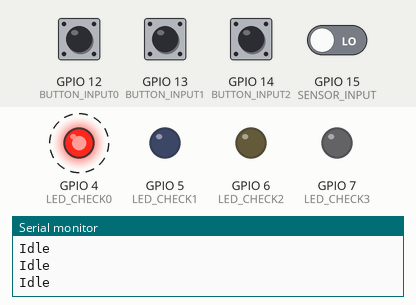
A sketch run on a simulated ESP32-S2. On the bench: output pins drawn as LEDs (lit = HIGH), the last lines printed to the serial monitor. Dashed ring = blinking. Inputs (shaded band) come from the test bench; at power-on: GPIO 12 (BUTTON_INPUT0), GPIO 13 (BUTTON_INPUT1), GPIO 14 (BUTTON_INPUT2) HIGH, GPIO 15 (SENSOR_INPUT) LOW.

Above: at 3.85 s.
3.9 s: GPIO 12 (BUTTON_INPUT0) pulled LOW for 1.3 s
At 4.05 s:
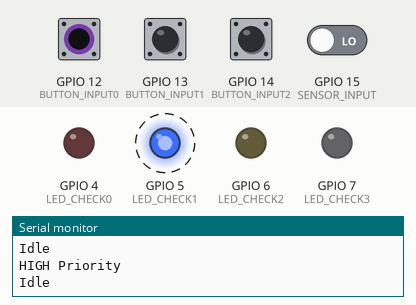
7.4 s: GPIO 13 (BUTTON_INPUT1) pulled LOW for 1.3 s
At 8.05 s:
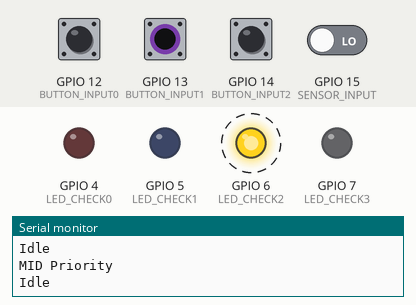
10.9 s: GPIO 14 (BUTTON_INPUT2) pulled LOW for 1.3 s
At 11.05 s:
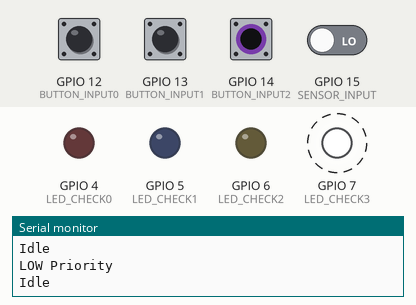
Timing chart, 0 to 18.9 s (numbered marks = the images above; inputs shaded):
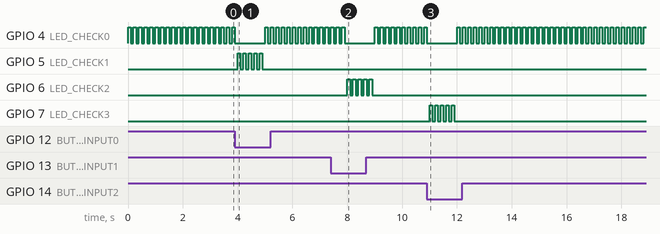

Measured:
- after the input at 3.9 s, GPIO 5 (LED_CHECK1): alternates HIGH for 0.10 s and LOW for 0.10 s, 10 changes in all, then stays LOW, starting after 0.10 s
- after the input at 7.4 s, GPIO 6 (LED_CHECK2): alternates HIGH for 0.10 s and LOW for 0.10 s, 10 changes in all, then stays LOW, starting after 0.61 s
- after the input at 10.9 s, GPIO 7 (LED_CHECK3): alternates HIGH for 0.10 s and LOW for 0.10 s, 10 changes in all, then stays LOW, starting after 0.11 s
- by itself, GPIO 4 (LED_CHECK0): repeats every 0.20 s: HIGH 0.10 s, LOW 0.10 s

The sketch:

lab1.ino
```cpp
/**
 * @file main.ino
 * @brief Demonstracija rada s višestrukim prekidima i prioritetima
 *
 * Sustav implementira:
 * - tri tipkala s različitim prioritetima (HIGH, MID, LOW)
 * - periodički timer prekid
 * - senzor (digitalni ulaz)
 *
 * Prekidi postavljaju zastavice koje se obrađuju u glavnoj petlji.
 * Prioriteti se implementiraju softverski u funkciji handleInterrupts().
 *
 * @author
 * @date 2026
 */

/** @name LED pinovi */
//@{
#define LED_CHECK0 4
#define LED_CHECK1 5
#define LED_CHECK2 6
#define LED_CHECK3 7
//@}

/** @name Ulazni pinovi */
//@{
#define BUTTON_INPUT0 12 ///< Tipkalo - visoki prioritet
#define BUTTON_INPUT1 13 ///< Tipkalo - srednji prioritet
#define BUTTON_INPUT2 14 ///< Tipkalo - niski prioritet
#define SENSOR_INPUT 15  ///< PIR senzor
//@}

/**
 * @brief Zastavice za obradu prekida
 *
 * Svaki indeks predstavlja jedan izvor prekida:
 * 0 - HIGH, 1 - MID, 2 - LOW
 */
volatile bool actionFlag[3] = {false, false, false};

/**
 * @brief Vrijeme zadnjeg prekida za debounce
 */
volatile unsigned long lastInterruptTime[3] = {0, 0, 0};

/// Zadnje vrijeme aktivacije timera
volatile unsigned long lastTimerTime = 0;

/// Interval blinkanja LED-a (ms)
const unsigned long BLINK_INTERVAL = 100;

/// Debounce vrijeme za tipkala (ms)
const int DEBOUNCE_DELAY = 50;

/// Period timera (ms)
const int TIMER_DELAY = 1000;

/// Trajanje LED indikacije (ms)
const int LED_DURATION = 1000;

/**
 * @brief Oznaka da je obrada prekida u tijeku
 *
 * Koristi se za sprječavanje konflikata između ISR i glavne petlje.
 */
volatile bool interruptInProgress = false;

/**
 * Timer handler i zastavica za označavanje da se obraduje timer prekid
 */
hw_timer_t *timer = NULL;
volatile bool timerFlag = false;

/**
 * @brief Timer ISR
 *
 * Aktivira se periodički i postavlja zastavicu za obradu senzora.
 */
void IRAM_ATTR onTimer() {
  timerFlag = true;
}

/**
 * @brief Inicijalizacija sustava
 *
 * Postavlja:
 * - pinove
 * - tipkala
 * - prekide za tipkala
 * - timer prekid
 * - serijsku komunikaciju
 */
void setup() {
  pinMode(LED_CHECK0, OUTPUT);
  pinMode(LED_CHECK1, OUTPUT);
  pinMode(LED_CHECK2, OUTPUT);
  pinMode(LED_CHECK3, OUTPUT);

  pinMode(BUTTON_INPUT0, INPUT_PULLUP);
  pinMode(BUTTON_INPUT1, INPUT_PULLUP);
  pinMode(BUTTON_INPUT2, INPUT_PULLUP);

  pinMode(SENSOR_INPUT, INPUT);

  attachInterrupt(digitalPinToInterrupt(BUTTON_INPUT0), HIGH_INTERRUPT, FALLING);
  attachInterrupt(digitalPinToInterrupt(BUTTON_INPUT1), MID_INTERRUPT, FALLING);
  attachInterrupt(digitalPinToInterrupt(BUTTON_INPUT2), LOW_INTERRUPT, FALLING);

  timer = timerBegin(1000);

  timerAttachInterrupt(timer, &onTimer);
  timerAlarm(timer, TIMER_DELAY, true, 0);

  Serial.begin(9600);
  Serial.println("Start");
}

/**
 * @brief Glavna petlja programa
 *
 * Redoslijed:
 * 1. Obrada timer događaja (senzor) ukoliko je zastavica postavljena
 * 2. Obrada prekida prema prioritetu
 * 3. Idle stanje (blink LED)
 */
void loop() {

  if (timerFlag) {
    handleSensorUpdate();
  }

  handleInterrupts();

  if (!interruptInProgress) {
    blinkLed(LED_CHECK0);
    Serial.println("Idle");
  }

}

/**
 * @brief Obrada podataka senzora
 *
 * Poziva se nakon timer prekida.
 */
void handleSensorUpdate() {
  int result = digitalRead(SENSOR_INPUT);
  if (result) {
    Serial.println("Motion");
  }
  timerFlag = false;
}

/**
 * @brief Obrada prekida prema prioritetu
 *
 * Prioritet:
 * 1. HIGH (index 0)
 * 2. MID (index 1)
 * 3. LOW (index 2)
 *
 * Koristi else-if kako bi se osiguralo izvršavanje samo jednog prekida.
 */
void handleInterrupts() {
  interruptInProgress = true;

  if (actionFlag[0]) {
    blinkLed(LED_CHECK1);
    actionFlag[0] = false;
  }
  else if (actionFlag[1]) {
    blinkLed(LED_CHECK2);
    actionFlag[1] = false;
  }
  else if (actionFlag[2]) {
    blinkLed(LED_CHECK3);
    actionFlag[2] = false;
  }

  interruptInProgress = false;
}

/**
 * @brief ISR za tipkalo visokog prioriteta
 */
void HIGH_INTERRUPT() {
  if (!interruptInProgress) {
    handleInterrupt(0, "HIGH Priority");
  }
}

/**
 * @brief ISR za tipkalo srednjeg prioriteta
 */
void MID_INTERRUPT() {
  if (!interruptInProgress) {
    handleInterrupt(1, "MID Priority");
  }
}

/**
 * @brief ISR za tipkalo niskog prioriteta
 */
void LOW_INTERRUPT() {
  if (!interruptInProgress) {
    handleInterrupt(2, "LOW Priority");
  }
}

/**
 * @brief Blinkanje LED-a
 *
 * @param ledPin Pin LED-a
 *
 * Funkcija za treperenje LED svjetla.
 */
void blinkLed(int ledPin) {
  unsigned long startTime = millis();
  while (millis() - startTime < LED_DURATION) {
    digitalWrite(ledPin, !digitalRead(ledPin));
    delay(BLINK_INTERVAL);
  }
  digitalWrite(ledPin, LOW);
}

/**
 * @brief Obrada prekida (zajednička funkcija)
 *
 * @param index Indeks prekida (0-2)
 * @param message Poruka za serijski izlaz
 *
 * Implementira:
 * - debounce zaštitu
 * - postavljanje zastavice
 */
void handleInterrupt(int index, const char* message) {
  if (millis() - lastInterruptTime[index] < DEBOUNCE_DELAY) {
    return;
    }
  lastInterruptTime[index] = millis();
  actionFlag[index] = true;
  Serial.println(message);
}
```
